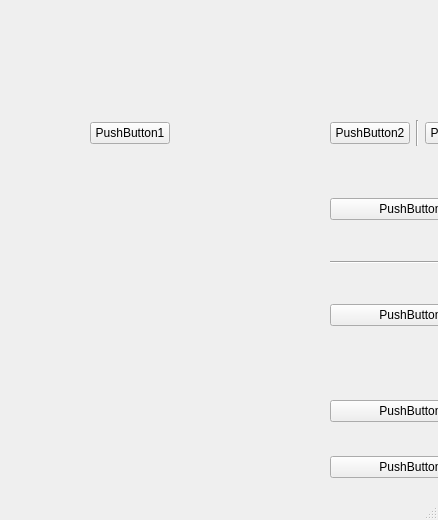
<?xml version="1.0" encoding="UTF-8"?>
<ui version="4.0">
 <class>MainWindow</class>
 <widget class="QMainWindow" name="MainWindow">
  <property name="geometry">
   <rect>
    <x>0</x>
    <y>0</y>
    <width>438</width>
    <height>520</height>
   </rect>
  </property>
  <property name="windowTitle">
   <string>MainWindow</string>
  </property>
  <widget class="QWidget" name="centralwidget">
   <widget class="QWidget" name="layoutWidget">
    <property name="geometry">
     <rect>
      <x>90</x>
      <y>120</y>
      <width>501</width>
      <height>26</height>
     </rect>
    </property>
    <layout class="QHBoxLayout" name="horizontalLayout">
     <item>
      <widget class="QPushButton" name="pushButton_3">
       <property name="sizePolicy">
        <sizepolicy hsizetype="Fixed" vsizetype="Fixed">
         <horstretch>0</horstretch>
         <verstretch>0</verstretch>
        </sizepolicy>
       </property>
       <property name="minimumSize">
        <size>
         <width>77</width>
         <height>0</height>
        </size>
       </property>
       <property name="text">
        <string>PushButton1</string>
       </property>
      </widget>
     </item>
     <item>
      <spacer name="horizontalSpacer">
       <property name="orientation">
        <enum>Qt::Horizontal</enum>
       </property>
       <property name="sizeHint" stdset="0">
        <size>
         <width>40</width>
         <height>20</height>
        </size>
       </property>
      </spacer>
     </item>
     <item>
      <widget class="QPushButton" name="pushButton">
       <property name="text">
        <string>PushButton2</string>
       </property>
      </widget>
     </item>
     <item>
      <widget class="Line" name="line">
       <property name="orientation">
        <enum>Qt::Vertical</enum>
       </property>
      </widget>
     </item>
     <item>
      <widget class="QPushButton" name="pushButton_2">
       <property name="text">
        <string>PushButton3</string>
       </property>
      </widget>
     </item>
     <item>
      <widget class="QPushButton" name="pushButton_4">
       <property name="text">
        <string>PushButton4</string>
       </property>
      </widget>
     </item>
    </layout>
   </widget>
   <widget class="QWidget" name="layoutWidget">
    <property name="geometry">
     <rect>
      <x>330</x>
      <y>170</y>
      <width>161</width>
      <height>341</height>
     </rect>
    </property>
    <layout class="QVBoxLayout" name="verticalLayout">
     <item>
      <widget class="QPushButton" name="pushButton_5">
       <property name="sizePolicy">
        <sizepolicy hsizetype="Preferred" vsizetype="Fixed">
         <horstretch>5</horstretch>
         <verstretch>5</verstretch>
        </sizepolicy>
       </property>
       <property name="text">
        <string>PushButton</string>
       </property>
      </widget>
     </item>
     <item>
      <widget class="Line" name="line_2">
       <property name="sizePolicy">
        <sizepolicy hsizetype="Fixed" vsizetype="Fixed">
         <horstretch>3</horstretch>
         <verstretch>3</verstretch>
        </sizepolicy>
       </property>
       <property name="maximumSize">
        <size>
         <width>16777</width>
         <height>16</height>
        </size>
       </property>
       <property name="orientation">
        <enum>Qt::Horizontal</enum>
       </property>
      </widget>
     </item>
     <item>
      <widget class="QPushButton" name="pushButton_6">
       <property name="text">
        <string>PushButton</string>
       </property>
      </widget>
     </item>
     <item>
      <spacer name="verticalSpacer">
       <property name="orientation">
        <enum>Qt::Vertical</enum>
       </property>
       <property name="sizeType">
        <enum>QSizePolicy::Fixed</enum>
       </property>
       <property name="sizeHint" stdset="0">
        <size>
         <width>20</width>
         <height>40</height>
        </size>
       </property>
      </spacer>
     </item>
     <item>
      <widget class="QPushButton" name="pushButton_7">
       <property name="text">
        <string>PushButton</string>
       </property>
      </widget>
     </item>
     <item>
      <widget class="QPushButton" name="pushButton_8">
       <property name="text">
        <string>PushButton</string>
       </property>
      </widget>
     </item>
    </layout>
   </widget>
  </widget>
  <widget class="QMenuBar" name="menubar">
   <property name="geometry">
    <rect>
     <x>0</x>
     <y>0</y>
     <width>438</width>
     <height>22</height>
    </rect>
   </property>
  </widget>
  <widget class="QStatusBar" name="statusbar"/>
 </widget>
 <resources/>
 <connections/>
</ui>
